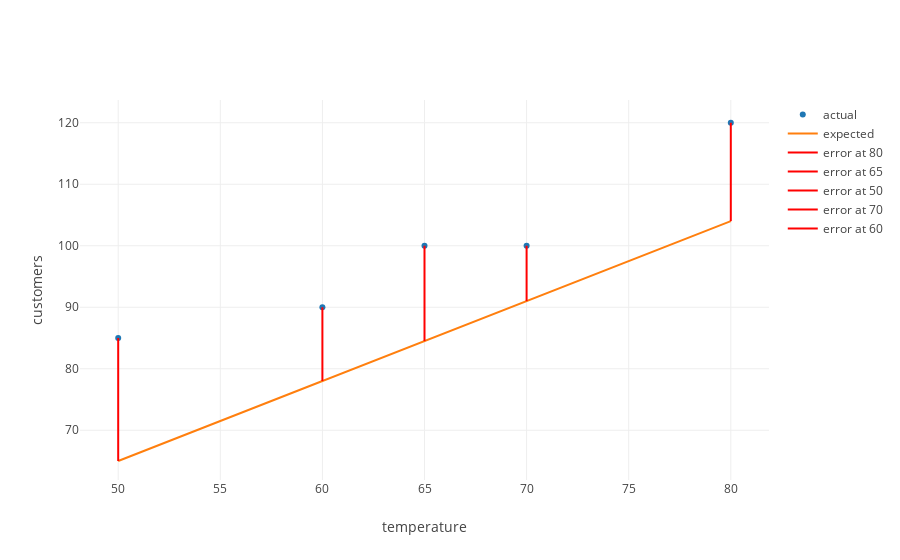

The notebook cell this image was saved under:
### Markdown cell above
> Press shift enter below.  If you're curious as to how `error_line_traces` works, inspect the function in the `error.py` file.

### Code cell
from error import error_line_traces
error_traces = error_line_traces(temperatures, amounts, calculated_errors)
plot([data_trace, model_trace, *error_traces], layout = layout)

### Figure 1 — Plotly figure (JSON) as saved in the notebook; plotly's stock layout.template omitted (floating-point values rounded to 4 significant figures)
{"data": [{"mode": "markers", "name": "actual", "text": [], "type": "scatter", "uid": "2de06b4b-2326-4b86-a3e1-ec1535861d77", "x": [80, 65, 50, 70, 60], "y": [120, 100, 85, 100, 90]}, {"mode": "lines", "name": "expected", "text": [], "type": "scatter", "uid": "f4f50a17-5b16-4348-a83c-9fa3388ecd57", "x": [80, 65, 50, 70, 60], "y": [104, 84.5, 65, 91, 78]}, {"hoverinfo": "none", "marker": {"color": "red"}, "mode": "lines", "name": "error at 80", "text": ["16.0"], "textposition": "top right", "type": "scatter", "uid": "8ea65d39-478a-429b-8a04-ef5205495b51", "x": [80, 80], "y": [104, 120]}, {"hoverinfo": "none", "marker": {"color": "red"}, "mode": "lines", "name": "error at 65", "text": ["15.5"], "textposition": "top right", "type": "scatter", "uid": "d61ec061-6244-4877-a985-cb38f6b63c1f", "x": [65, 65], "y": [84.5, 100]}, {"hoverinfo": "none", "marker": {"color": "red"}, "mode": "lines", "name": "error at 50", "text": ["20.0"], "textposition": "top right", "type": "scatter", "uid": "75f2d660-3ed6-4150-ba6f-3361fd4bd532", "x": [50, 50], "y": [65, 85]}, {"hoverinfo": "none", "marker": {"color": "red"}, "mode": "lines", "name": "error at 70", "text": ["9.0"], "textposition": "top right", "type": "scatter", "uid": "eeca19db-c2fb-42ee-867c-e6538c7c5524", "x": [70, 70], "y": [91, 100]}, {"hoverinfo": "none", "marker": {"color": "red"}, "mode": "lines", "name": "error at 60", "text": ["12.0"], "textposition": "top right", "type": "scatter", "uid": "c7a8dc5b-02ae-4e0d-89df-b2150121344c", "x": [60, 60], "y": [78, 90]}], "layout": {"xaxis": {"title": {"text": "temperature"}}, "yaxis": {"title": {"text": "customers"}}}}
